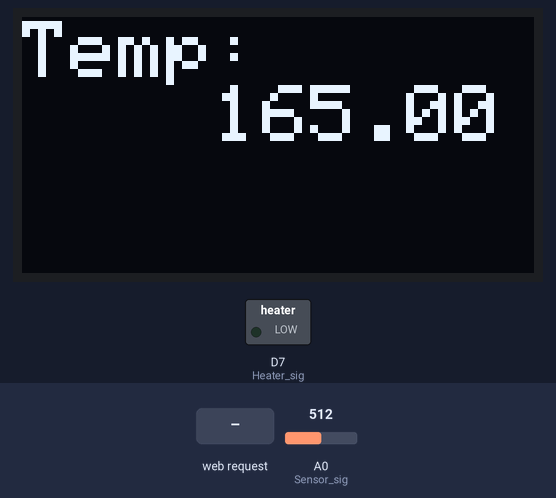
The sketch below on a simulated ESP8266 (NodeMCU). Shown: 128×64 one-colour display, switched loads named in the sketch (green lamp = pin HIGH). The test bench sets the inputs (shaded band); at power-on: A0 (Sensor_sig) = 512. WiFi joins after 1.5 s; servers stay silent unless stated; what the sketch prints to the serial monitor is not drawn.

Above: at 3.7 s.
3.8 s: HTTP request GET /HeaterLOW received
At 5.2 s:
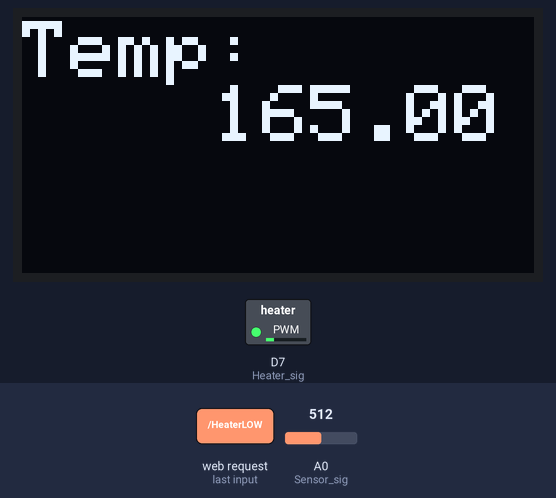
5.7 s: HTTP request GET /HeaterMID received
At 6.9 s:
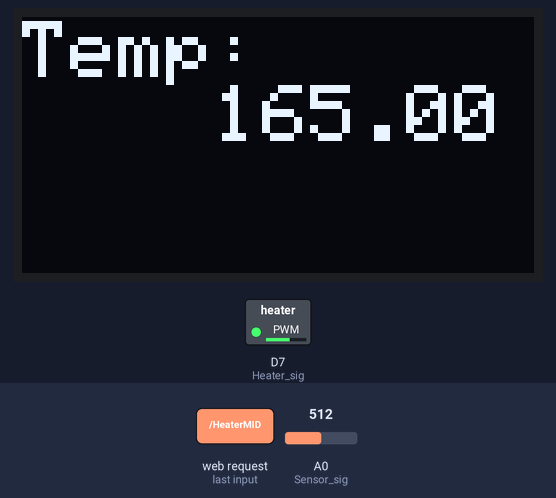
7.2 s: HTTP request GET /HeaterHIGH received
At 7.6 s:
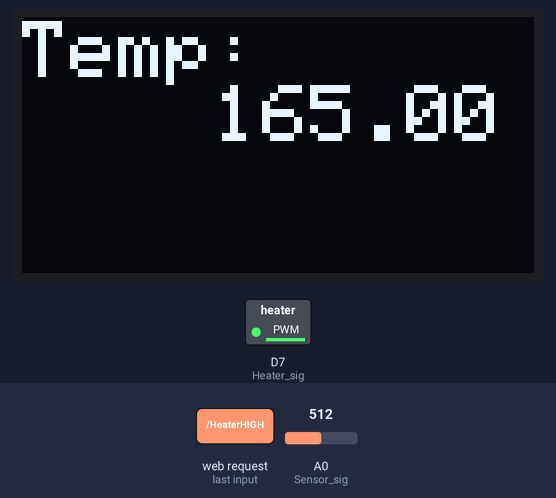
8.8 s: A0 (Sensor_sig) set to 716
At 9.2 s:
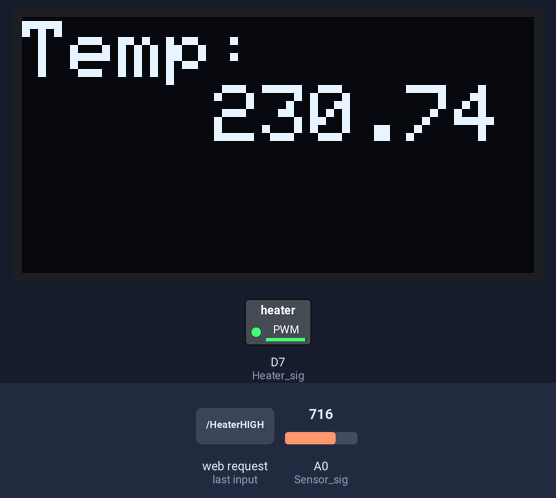
10.4 s: A0 (Sensor_sig) set to 900
At 11.2 s:
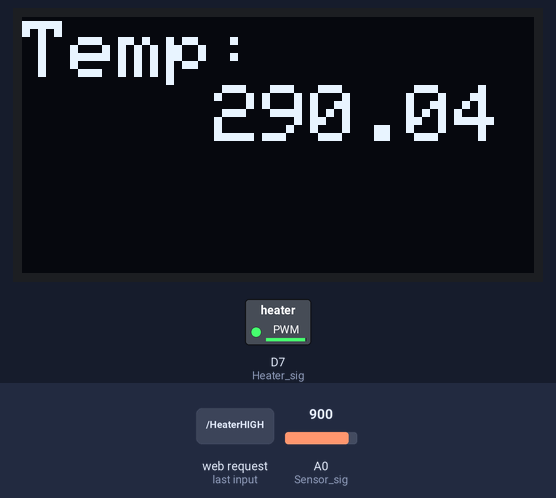
12.0 s: A0 (Sensor_sig) set to 1023
At 13.2 s:
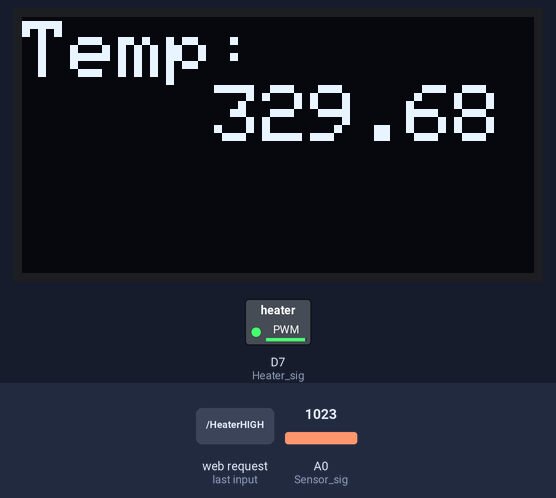
Timing chart, 0 to 14.7 s (numbered marks = the images above; inputs shaded):
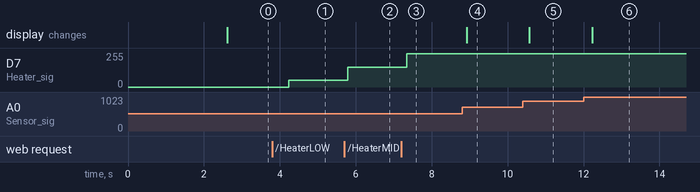

The sketch:

TempretureControlAndMonitoring.ino
```cpp
//IN THE NAME OF GOD
//Temprture Control & Monitoring System
//Ali Forghani Elah Abadi : 93412130
//Sadjad University of Technology

#include <ESP8266WiFi.h>
#include <ESP8266HTTPClient.h>
#include <WiFiClient.h>
#include <ESP8266WebServer.h>
#include <ArduinoJson.h>
#include <Wire.h>
//#include <Adafruit_GFX.h>
#include <Adafruit_SSD1306.h>
#include <Adafruit_MCP23008.h>

#define OLED_RESET 100
#define SSD1306_LCDHEIGHT 64
Adafruit_SSD1306 display(OLED_RESET);

#define NUMFLAKES 10
#define XPOS 0
#define YPOS 1
#define DELTAY 2

// Replace with your network credentials
const char* ssid = "BP37";
const char* password = "";

ESP8266WebServer server(80);   //instantiate server at port 80 (http port)

String page = ""; //Webpage portal frontEnd code(by HTML)
int Heater_sig = 13;  //pin for control heater ON/OFF
int Sensor_sig= A0;   //pin for read sensor analog signal
int analogValue = 0;  //sensor analog value
float millivolts = 0; //sensor value(milivolts)
float celsius = 0;    //sensor tempreture(celsius)
int Degree = 0;   //Heater Degree Level
//int WIFI_STATE = 2;
Adafruit_MCP23008 mcp;

void setup(void){
  Wire.begin(D2,D1);
  mcp.begin();
  display.begin(SSD1306_SWITCHCAPVCC, 0x3C);
  display.clearDisplay();
  // Intro Text
  display.setTextSize(2);
  display.setTextColor(WHITE);
  display.setCursor(0,0);
  display.println("Temprture");
  display.display();
  display.display();
  //the HTML of the web page
  page = "<h1>" + String(celsius) + "</h1>";

  //make the Heater pin output and initially turned off
  pinMode(Heater_sig, OUTPUT);
//  pinMode(WIFI_STATE, OUTPUT);
  digitalWrite(Heater_sig, LOW);

  delay(1000);
  Serial.begin(115200); //intialize the Circuit Serial Interface Protocol Speed(bps)
  WiFi.begin(ssid, password); //begin WiFi connection
  Serial.println(""); //function to print checking parameter and text on Serial Monitor

  // Wait for connection
  while (WiFi.status() != WL_CONNECTED) {
    delay(500);
    Serial.print(".");
  }
  Serial.println("");
  Serial.print("Connected to ");
  Serial.println(ssid);
  Serial.print("IP address: ");
  Serial.println(WiFi.localIP());     //Wifi local Ip to Access the Control Portal

  server.on("/", [](){         //load page root
    server.send(200, "text/html", page);
  });
  server.on("/getTemp", [](){       //run Heater On Task
    server.send ( 200, "application/json", "{\"temp\":" + String(celsius) + " }" );
    delay(1000);
  });
  server.on("/HeaterLOW", [](){       //run Heater On Task
    server.send(200, "text/html", page);
    analogWrite(Heater_sig, 50);
    delay(1000);
  });
  server.on("/HeaterMID", [](){      //run Heater Off Task
    server.send(200, "text/html", page);
    analogWrite(Heater_sig, 150);
    delay(1000);
  });
  server.on("/HeaterHIGH", [](){      //run Heater Off Task
    server.send(200, "text/html", page);
    analogWrite(Heater_sig, 250);
    delay(1000);
  });
  server.begin();
  Serial.println("Web server started!");
}

void loop(void){
  server.handleClient();

//  if(WiFi.status() != WL_CONNECTED)
//  {
//    digitalWrite(WIFI_STATE, HIGH);
//  }
  page = "<h1>" + String(celsius) + "</h1>";
  analogValue = analogRead(Sensor_sig);
  millivolts = (analogValue/1024.0) * 3300; //3300 is the voltage provided by NodeMCU
  celsius = millivolts/10;

  // Intro Text
  display.clearDisplay();
  display.setTextSize(2);
  display.setTextColor(WHITE);
  display.setCursor(0, 1);
  display.println("Temp:         " + String(celsius));
  display.display();
  display.display();
  delay(500);

}
```

Measured:
- after the input at 3.8 s, D7 (Heater_sig): 0/255 → 50/255 after 0.44 s
- after the input at 5.7 s, D7 (Heater_sig): 50/255 → 150/255 after 0.09 s
- after the input at 7.2 s, D7 (Heater_sig): 150/255 → 250/255 after 0.14 s
- after the input at 8.8 s, the display: changes after 0.12 s (image 4)
- after the input at 10.4 s, the display: changes after 0.17 s (image 5)
- after the input at 12.0 s, the display: changes after 0.23 s (image 6)
